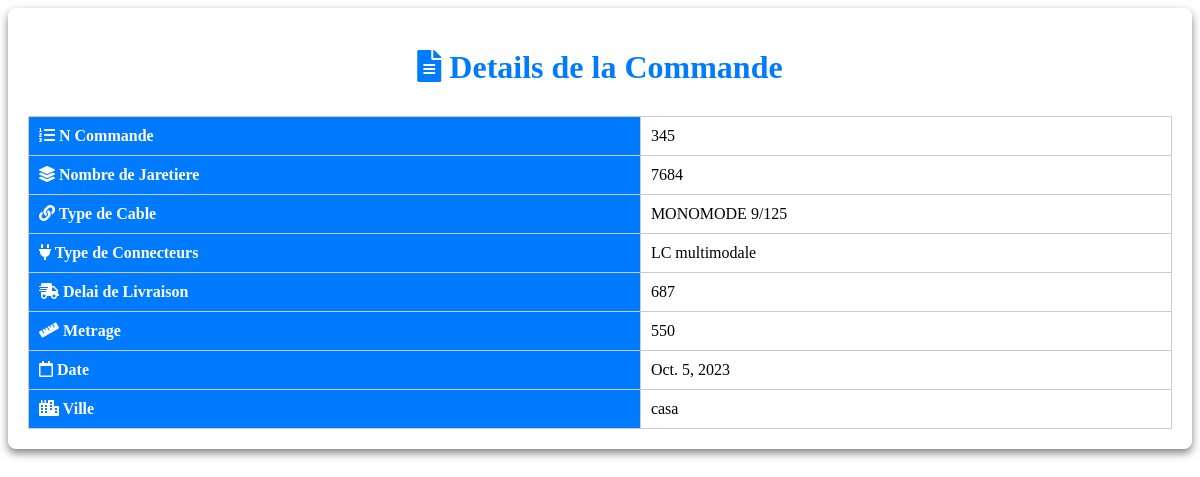
Screenshot of /purchase_order/31/ with the database file from the repository.
### app/models.py (models this page shows, shortened)
class PurchaseOrder(models.Model):
    n_commande = models.IntegerField()
    nombre_de_jaretiere = models.CharField(max_length=100)
    type_de_cable = models.ForeignKey(TypeDeCable, on_delete=models.PROTECT)
    type_de_connecteurs = models.ForeignKey(TypeDeConnecteurs, on_delete=models.PROTECT)
    delai_de_livraison = models.CharField(max_length=100)
    metrage = models.CharField(max_length=100)
    date_field = models.DateField(default=datetime.date.today)
    city = models.CharField(max_length=100, default="Unknown")
    confirmed = models.BooleanField(default=False)
    not_confirmed = models.BooleanField(default=False)
    viewed = models.BooleanField(default=False)

class TypeDeCable(models.Model):
    name = models.CharField(max_length=100, unique=True)
    def __str__(self):
        return self.name

class TypeDeConnecteurs(models.Model):
    name = models.CharField(max_length=100, unique=True)
    def __str__(self):
        return self.name

### app/views.py (the view)
# urls.py: path('purchase_order/<int:purchase_order_id>/', views.purchase_order_detail, name='purchase_order_detail'),
def purchase_order_detail(request, purchase_order_id):
    purchase_order = get_object_or_404(PurchaseOrder, pk=purchase_order_id)
    return render(request, 'purchase_order_detail.html', {'purchase_order': purchase_order})

### app/templates/purchase_order_detail.html (shortened to what this page needs)
{% load static %}
<!DOCTYPE html>
<html>
<head>
    <link rel="stylesheet" type="text/css" href="{% static 'css/bon_de_commande.css' %}">
    <link rel="stylesheet" href="https://cdnjs.cloudflare.com/ajax/libs/font-awesome/5.15.3/css/all.min.css">
</head>
<body>
    <div class="container">
        <h1><i class="fas fa-file-alt"></i> Details de la Commande</h1>
        <table>
            <tr>
                <th><i class="fas fa-list-ol"></i> N Commande</th>
                <td>{{ purchase_order.n_commande }}</td>
            </tr>
            <tr>
                <th><i class="fas fa-layer-group"></i> Nombre de Jaretiere</th>
                <td>{{ purchase_order.nombre_de_jaretiere }}</td>
            </tr>
            <tr>
                <th><i class="fas fa-link"></i> Type de Cable</th>
                <td>{{ purchase_order.type_de_cable }}</td>
            </tr>
            <tr>
                <th><i class="fas fa-plug"></i> Type de Connecteurs</th>
                <td>{{ purchase_order.type_de_connecteurs }}</td>
            </tr>
            <tr>
                <th><i class="fas fa-shipping-fast"></i> Delai de Livraison</th>
                <td>{{ purchase_order.delai_de_livraison }}</td>
            </tr>
            <tr>
                <th><i class="fas fa-ruler"></i> Metrage</th>
                <td>{{ purchase_order.metrage }}</td>
            </tr>
            <tr>
                <th><i class="far fa-calendar"></i> Date</th>
                <td>{{ purchase_order.date_field }}</td>
            </tr>
            <tr>
                <th><i class="fas fa-city"></i> Ville</th>
                <td>{{ purchase_order.city }}</td>
            </tr>
        </table>
    </div>
</body>
</html>

### app/static/css/bon_de_commande.css (style rules this page uses)
.container { max-width: 1300px; margin: 0 auto; padding: 20px; background-color: #ffffff; box-shadow: 0 4px 8px rgba(0, 0, 0, 0.5); border-radius: 8px; }
h1 { text-align: center; margin-bottom: 30px; color: #007BFF; }
table { width: 100%; border-collapse: collapse; }
table, th, td { border: 1px solid #ccc; }
th, td { padding: 10px; text-align: left; }
th { background-color: #007BFF; color: white; }

### rows the page displays
PurchaseOrder: n_commande "345", nombre_de_jaretiere "7684", type_de_cable "MONOMODE 9/125", type_de_connecteurs "LC multimodale", delai_de_livraison "687", metrage "550", date_field "Oct. 5, 2023", city "casa"
